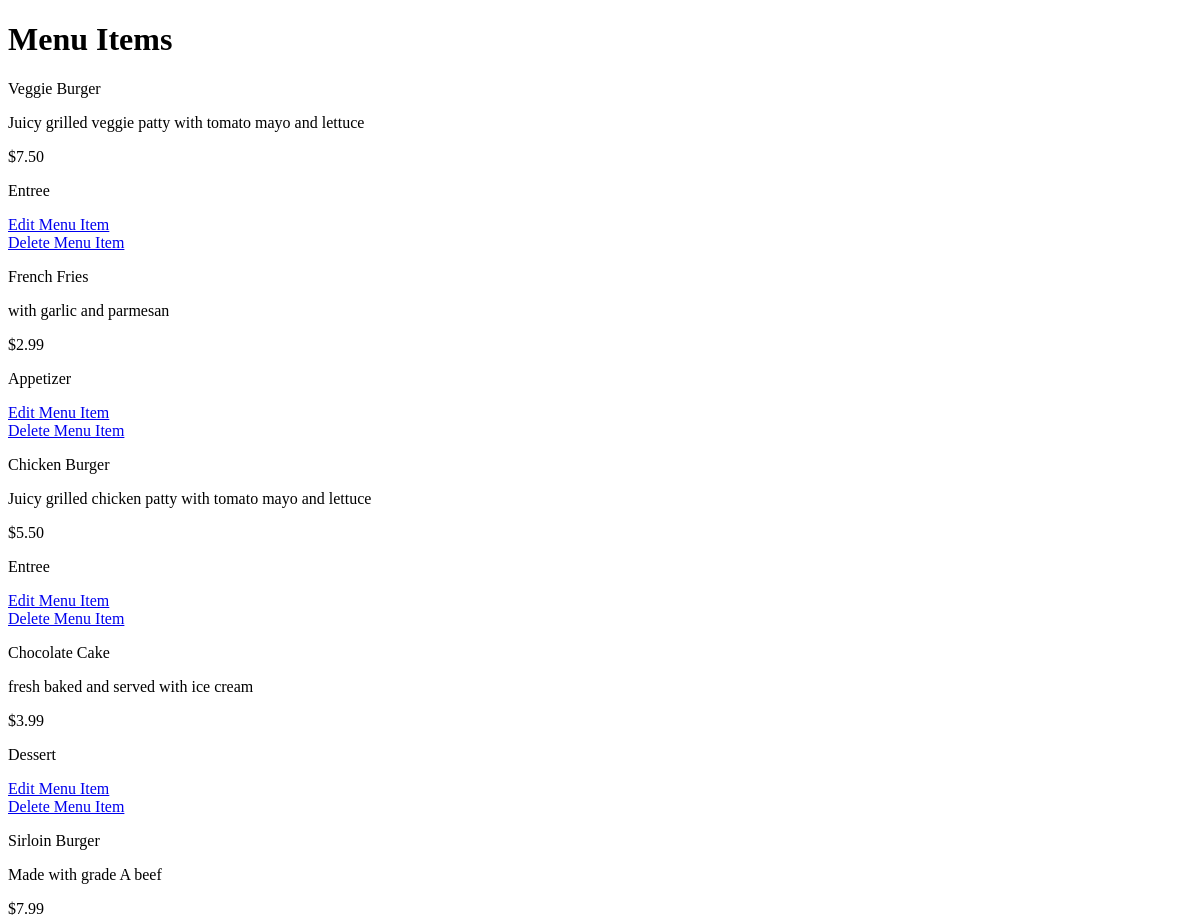
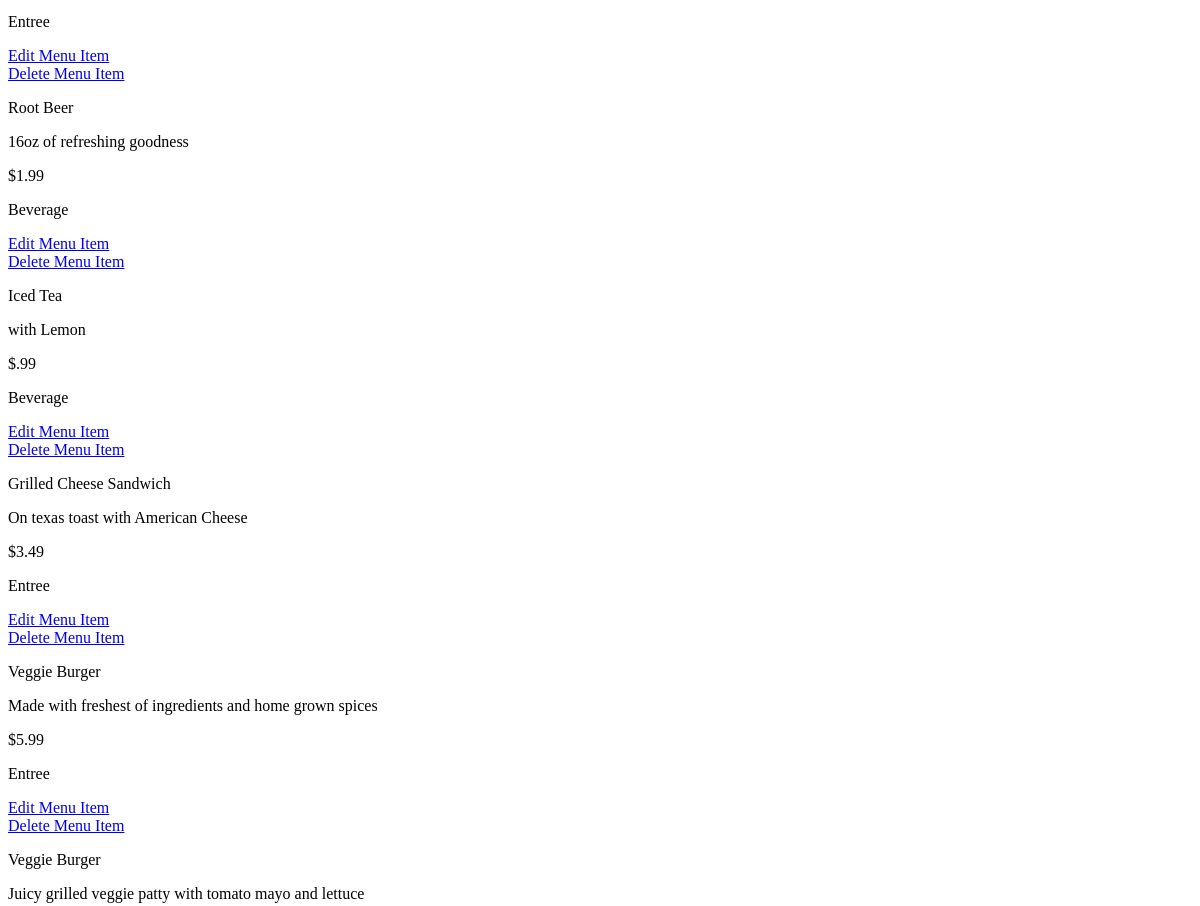
Page /restaurants/1/menu/ (upper part) on the earlier database version (2 pictures, top to bottom).
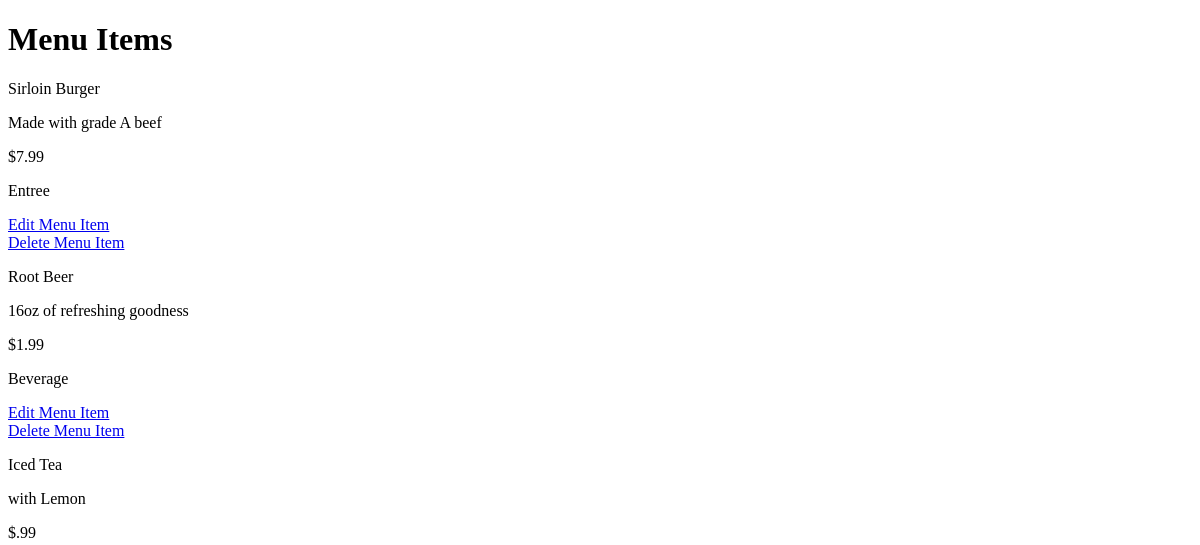
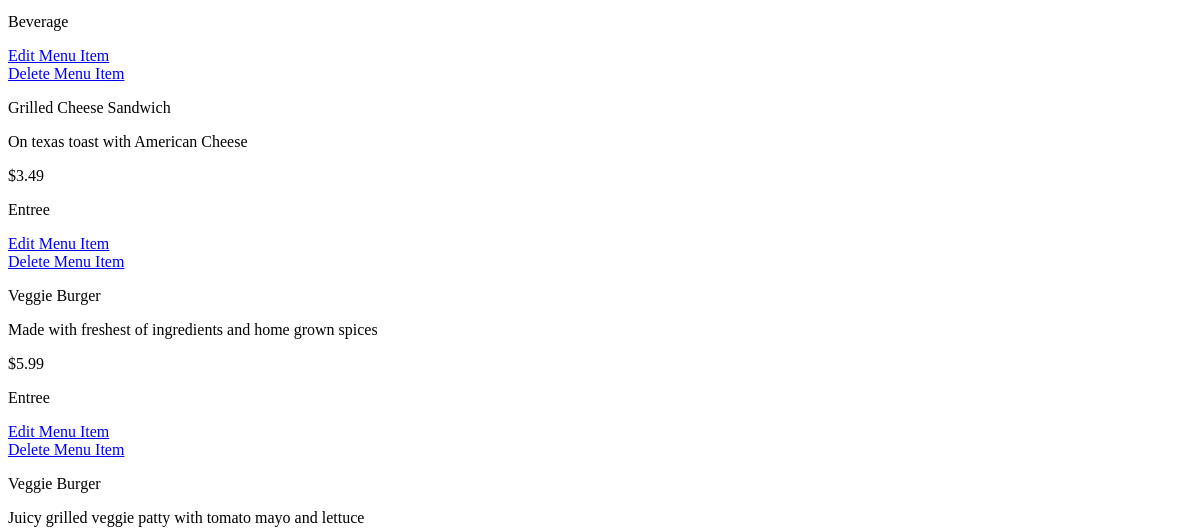
Same page on the later database version (2 pictures, top to bottom).
### database_setup.py (models this page shows, shortened)
class MenuItem(Base):
    __tablename__ = 'menu_item'
    name = Column(String(80), nullable=False)
    id = Column(Integer, primary_key=True)
    description = Column(String(250))
    price = Column(String(8))
    course = Column(String(250))
    restaurant_id = Column(Integer, ForeignKey('restaurant.id'))
    restaurant = relationship(Restaurant)

### project.py (the view)
@app.route('/restaurants/<int:restaurant_id>/menu/', methods=['GET', 'POST'])
def showMenu(restaurant_id):
    menu_items = session.query(MenuItem).filter_by(restaurant_id=restaurant_id).all()
    return render_template('menu.html', menu_items=menu_items)

### templates/menu.html (shortened to what this page needs)
<!DOCTYPE html>
<html lang="en">
<head>
</head>
<body>
<h1>Menu Items</h1>
{% for menu_item in menu_items %}
    <p>{{menu_item.name}}</p>
    <p>{{menu_item.description}}</p>
    <p>{{menu_item.price}}</p>
    <p>{{menu_item.course}}</p>
    <a href="{{url_for('editMenuItem', menu_id=menu_item.id, restaurant_id=menu_item.restaurant_id ) }}">Edit Menu Item</a></br>
    <a href="{{url_for('deleteMenuItem', menu_id=menu_item.id, restaurant_id=menu_item.restaurant_id ) }}">Delete Menu Item</a></br>
{% endfor %}
</body>
</html>

Differences in the rows shown:
removed MenuItem: name "Veggie Burger", description "Juicy grilled veggie patty with tomato mayo and lettuce", price "$7.50", course "Entree"
removed MenuItem: name "French Fries", description "with garlic and parmesan", price "$2.99", course "Appetizer"
removed MenuItem: name "Chicken Burger", description "Juicy grilled chicken patty with tomato mayo and lettuce", price "$5.50", course "Entree"
removed MenuItem: name "Chocolate Cake", description "fresh baked and served with ice cream", price "$3.99", course "Dessert"
